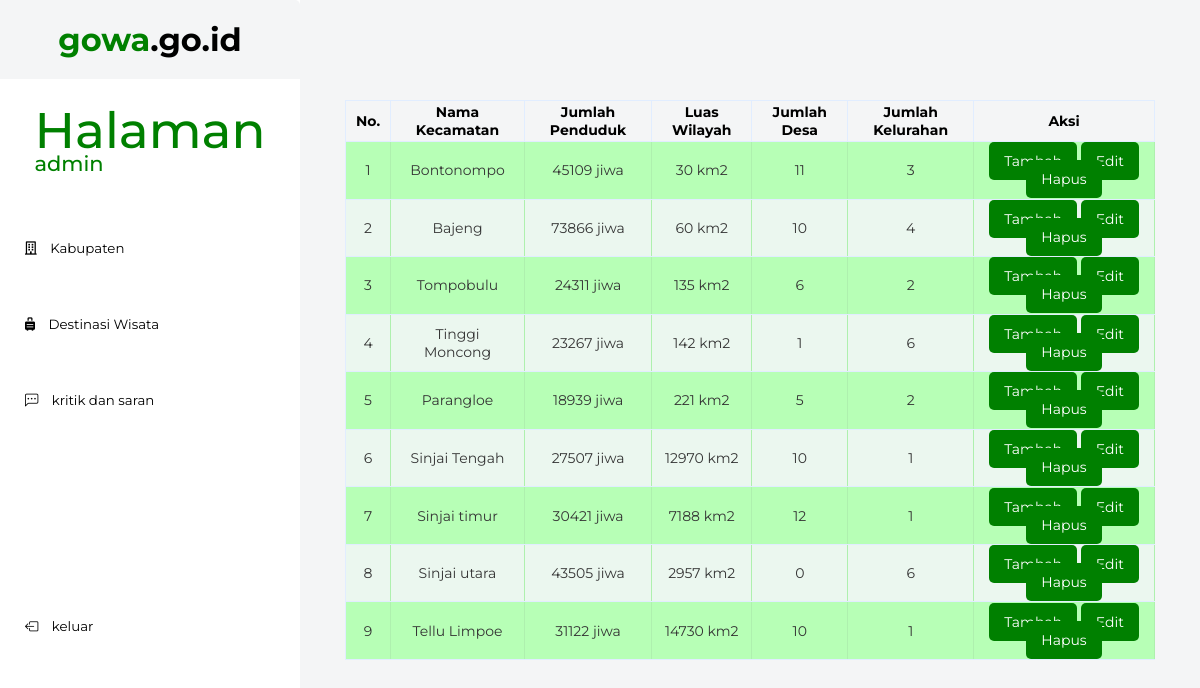
Screenshot of /admin-page.php (signed in) with the database file from the repository.
### tables this page shows
CREATE TABLE `kabupaten` (
  `id` int(11) NOT NULL,
  `nama_kecamatan` varchar(100) NOT NULL,
  `jumlah_penduduk` int(11) NOT NULL,
  `luas_wilayah` int(11) NOT NULL,
  `jumlah_desa` int(11) NOT NULL,
  `jumlah_kelurahaan` int(11) NOT NULL
);

### fungsi.php (called while the page is built, shortened)
<?php
    $koneksi = mysqli_connect("localhost", "root", "", "tubes") or die();
    function tampil($query){
        global $koneksi;
        $result = mysqli_query($koneksi, $query);
        while($data = mysqli_fetch_assoc($result)){
            $rows[] = $data;
        }
        return $rows;
    }
?>

### admin-page.php (the view, shortened to what this page needs)
<?php
    require "fungsi.php";
    $kabupaten = tampil("SELECT * FROM kabupaten");
?>
<!DOCTYPE html>
<html lang="en">
<head>
    <link rel="stylesheet" href="style/styleadmin.css">
    <link rel="stylesheet" href="https://cdn.jsdelivr.net/npm/bootstrap-icons@1.7.2/font/bootstrap-icons.css">
    <link rel="stylesheet" href="https://use.fontawesome.com/releases/v5.15.4/css/all.css">
</head>
<body>
    <div class="dashboard">
        <h1>gowa<span>.go.id</span></h1>
        <div class="wrapper">
            <p>Halaman<br><span>admin</span></p>
            <button class="btn"><i class="far fa-building"></i> Kabupaten</button>
            <button class="btn"><i class="fas fa-suitcase-rolling"></i> Destinasi Wisata</button>
            <button class="btn"><i class="bi bi-chat-left-dots"></i> kritik dan saran</button>
            <button class="btn"><i class="bi bi-box-arrow-left"></i> keluar</button>
        </div>
    </div>
    <div class="container">
    <table border="1" class="my-table ">
        <thead>
            <th>No.</th>
            <th>Nama Kecamatan</th>
            <th>Jumlah Penduduk</th>
            <th>Luas Wilayah</th>
            <th>Jumlah Desa</th>
            <th>Jumlah Kelurahan</th>
            <th>Aksi</th>
            </thead>
            <tbody>
                <?php
                foreach ($kabupaten as $i => $rows) :
                    ?>
            <tr>
                <td> <?php echo $i+1?></td>
                <td> <?php echo $rows['nama_kecamatan']?></td>
                <td> <?php echo $rows['jumlah_penduduk']?> jiwa</td>
                <td> <?php echo $rows['luas_wilayah']?> km2</td>
                <td> <?php echo $rows['jumlah_desa']?></td>
                <td> <?php echo $rows['jumlah_kelurahaan']?></td>
                <td>
                    <a href="tambah_kabupaten.php">Tambah</a>
                    <a href="edit_kabupaten.php?id=<?= $rows['id'] ?>">Edit</a>
                    <a href="hapus_kabupaten.php?id=<?= $rows['id'] ?> ">Hapus</a>
                </td>
            </tr>
            <?php
                endforeach;
            ?>
            </tbody>
    </table>
    </div>
</body>
</html>

### style/styleadmin.css (style rules this page uses)
* { padding: 0; margin: 0; font-family: 'Montserrat', sans-serif; }
body { display: flex; height: 100vh; }
.dashboard { flex: 1; background-color: white; }
.dashboard h1 { text-align: center; background-color: #f4f5f6; padding: 20px; color: green; border-top-right-radius: 5px; }
.dashboard span { color: black; }
.dashboard .wrapper { width: 100%; height: calc(40px - 100%); display: grid; grid-template-columns: 1fr; grid-template-rows: repeat(5,auto); }
.dashboard .wrapper p { margin: 40px auto; color: green; font-weight: 500; text-align: left; font-size: 50px; line-height: 23px; }
.dashboard .wrapper span { text-align: center; font-size: 21px; color: green; }
.dashboard .wrapper button:last-child { transform: translateY(150px); }
.dashboard .wrapper button { justify-self: self-start; padding: 25px; margin-bottom: 10px; background-color: transparent; border: none; transition: .5s ease; }
.far, .fas, .bi { margin-right: 10px; }
.container { flex: 3; background-color: #f4f5f6; position: relative; overflow: hidden; }
.my-table { border-collapse: collapse; font-size: 14px; min-width: 537px; margin: 100px auto; width: 90%; height: 70%; text-align: center; }
.my-table th, .my-table td { border: 1px solid #e1edff; padding: 2px 10px; }
.my-table tbody td { color: #353535; border-right: 1px solid #aef0ae; }
.my-table tbody tr:nth-child(odd) td { background-color: #b7ffb6; }
.my-table tbody tr:nth-child(even) td { background-color: #ebf7ef; }
.my-table tbody td:nth-child(4), .my-table tbody td:first-child, .my-table tbody td:last-child { text-align: center; }
.container table a { color: white; text-decoration: none; background-color: green; padding: 10px 15px; border-radius: 5px; }

### rows the page displays
kabupaten: nama_kecamatan "Bontonompo", jumlah_penduduk "45109", luas_wilayah "30", jumlah_desa "11", jumlah_kelurahaan "3"
kabupaten: nama_kecamatan "Bajeng", jumlah_penduduk "73866", luas_wilayah "60", jumlah_desa "10", jumlah_kelurahaan "4"
kabupaten: nama_kecamatan "Tompobulu", jumlah_penduduk "24311", luas_wilayah "135", jumlah_desa "6", jumlah_kelurahaan "2"
kabupaten: nama_kecamatan "Tinggi Moncong", jumlah_penduduk "23267", luas_wilayah "142", jumlah_desa "1", jumlah_kelurahaan "6"
kabupaten: nama_kecamatan "Parangloe", jumlah_penduduk "18939", luas_wilayah "221", jumlah_desa "5", jumlah_kelurahaan "2"
kabupaten: nama_kecamatan "Sinjai Tengah", jumlah_penduduk "27507", luas_wilayah "12970", jumlah_desa "10", jumlah_kelurahaan "1"
kabupaten: nama_kecamatan "Sinjai timur", jumlah_penduduk "30421", luas_wilayah "7188", jumlah_desa "12", jumlah_kelurahaan "1"
kabupaten: nama_kecamatan "Sinjai utara", jumlah_penduduk "43505", luas_wilayah "2957", jumlah_desa "0", jumlah_kelurahaan "6"
kabupaten: nama_kecamatan "Tellu Limpoe", jumlah_penduduk "31122", luas_wilayah "14730", jumlah_desa "10", jumlah_kelurahaan "1"
